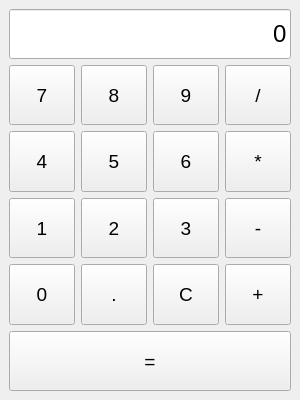
<?xml version="1.0" encoding="UTF-8"?>
<ui version="4.0">
 <class>CalculatorWindow</class>
 <widget class="QMainWindow" name="CalculatorWindow">
  <property name="geometry">
   <rect>
    <x>0</x>
    <y>0</y>
    <width>300</width>
    <height>400</height>
   </rect>
  </property>
  <property name="windowTitle">
   <string>Calculadora PyQt5</string>
  </property>
  <property name="minimumSize">
   <size>
    <width>300</width>
    <height>400</height>
   </size>
  </property>
  <property name="maximumSize">
   <size>
    <width>300</width>
    <height>400</height>
   </size>
  </property>
  <widget class="QWidget" name="centralwidget">
   <layout class="QVBoxLayout" name="verticalLayout">
    <item>
     <widget class="QLineEdit" name="display">
      <property name="minimumSize">
       <size>
        <width>0</width>
        <height>50</height>
       </size>
      </property>
      <property name="font">
       <font>
        <family>Arial</family>
        <pointsize>18</pointsize>
       </font>
      </property>
      <property name="text">
       <string>0</string>
      </property>
      <property name="alignment">
       <set>Qt::AlignRight|Qt::AlignTrailing|Qt::AlignVCenter</set>
      </property>
      <property name="readOnly">
       <bool>true</bool>
      </property>
     </widget>
    </item>
    <item>
     <layout class="QGridLayout" name="gridLayout">
      <item row="0" column="0">
       <widget class="QPushButton" name="button7">
        <property name="sizePolicy">
         <sizepolicy hsizetype="Expanding" vsizetype="Expanding">
          <horstretch>0</horstretch>
          <verstretch>0</verstretch>
         </sizepolicy>
        </property>
        <property name="font">
         <font>
          <family>Arial</family>
          <pointsize>14</pointsize>
         </font>
        </property>
        <property name="text">
         <string>7</string>
        </property>
       </widget>
      </item>
      <item row="0" column="1">
       <widget class="QPushButton" name="button8">
        <property name="sizePolicy">
         <sizepolicy hsizetype="Expanding" vsizetype="Expanding">
          <horstretch>0</horstretch>
          <verstretch>0</verstretch>
         </sizepolicy>
        </property>
        <property name="font">
         <font>
          <family>Arial</family>
          <pointsize>14</pointsize>
         </font>
        </property>
        <property name="text">
         <string>8</string>
        </property>
       </widget>
      </item>
      <item row="0" column="2">
       <widget class="QPushButton" name="button9">
        <property name="sizePolicy">
         <sizepolicy hsizetype="Expanding" vsizetype="Expanding">
          <horstretch>0</horstretch>
          <verstretch>0</verstretch>
         </sizepolicy>
        </property>
        <property name="font">
         <font>
          <family>Arial</family>
          <pointsize>14</pointsize>
         </font>
        </property>
        <property name="text">
         <string>9</string>
        </property>
       </widget>
      </item>
      <item row="0" column="3">
       <widget class="QPushButton" name="buttonDivide">
        <property name="sizePolicy">
         <sizepolicy hsizetype="Expanding" vsizetype="Expanding">
          <horstretch>0</horstretch>
          <verstretch>0</verstretch>
         </sizepolicy>
        </property>
        <property name="font">
         <font>
          <family>Arial</family>
          <pointsize>14</pointsize>
         </font>
        </property>
        <property name="text">
         <string>/</string>
        </property>
       </widget>
      </item>
      <item row="1" column="0">
       <widget class="QPushButton" name="button4">
        <property name="sizePolicy">
         <sizepolicy hsizetype="Expanding" vsizetype="Expanding">
          <horstretch>0</horstretch>
          <verstretch>0</verstretch>
         </sizepolicy>
        </property>
        <property name="font">
         <font>
          <family>Arial</family>
          <pointsize>14</pointsize>
         </font>
        </property>
        <property name="text">
         <string>4</string>
        </property>
       </widget>
      </item>
      <item row="1" column="1">
       <widget class="QPushButton" name="button5">
        <property name="sizePolicy">
         <sizepolicy hsizetype="Expanding" vsizetype="Expanding">
          <horstretch>0</horstretch>
          <verstretch>0</verstretch>
         </sizepolicy>
        </property>
        <property name="font">
         <font>
          <family>Arial</family>
          <pointsize>14</pointsize>
         </font>
        </property>
        <property name="text">
         <string>5</string>
        </property>
       </widget>
      </item>
      <item row="1" column="2">
       <widget class="QPushButton" name="button6">
        <property name="sizePolicy">
         <sizepolicy hsizetype="Expanding" vsizetype="Expanding">
          <horstretch>0</horstretch>
          <verstretch>0</verstretch>
         </sizepolicy>
        </property>
        <property name="font">
         <font>
          <family>Arial</family>
          <pointsize>14</pointsize>
         </font>
        </property>
        <property name="text">
         <string>6</string>
        </property>
       </widget>
      </item>
      <item row="1" column="3">
       <widget class="QPushButton" name="buttonMultiply">
        <property name="sizePolicy">
         <sizepolicy hsizetype="Expanding" vsizetype="Expanding">
          <horstretch>0</horstretch>
          <verstretch>0</verstretch>
         </sizepolicy>
        </property>
        <property name="font">
         <font>
          <family>Arial</family>
          <pointsize>14</pointsize>
         </font>
        </property>
        <property name="text">
         <string>*</string>
        </property>
       </widget>
      </item>
      <item row="2" column="0">
       <widget class="QPushButton" name="button1">
        <property name="sizePolicy">
         <sizepolicy hsizetype="Expanding" vsizetype="Expanding">
          <horstretch>0</horstretch>
          <verstretch>0</verstretch>
         </sizepolicy>
        </property>
        <property name="font">
         <font>
          <family>Arial</family>
          <pointsize>14</pointsize>
         </font>
        </property>
        <property name="text">
         <string>1</string>
        </property>
       </widget>
      </item>
      <item row="2" column="1">
       <widget class="QPushButton" name="button2">
        <property name="sizePolicy">
         <sizepolicy hsizetype="Expanding" vsizetype="Expanding">
          <horstretch>0</horstretch>
          <verstretch>0</verstretch>
         </sizepolicy>
        </property>
        <property name="font">
         <font>
          <family>Arial</family>
          <pointsize>14</pointsize>
         </font>
        </property>
        <property name="text">
         <string>2</string>
        </property>
       </widget>
      </item>
      <item row="2" column="2">
       <widget class="QPushButton" name="button3">
        <property name="sizePolicy">
         <sizepolicy hsizetype="Expanding" vsizetype="Expanding">
          <horstretch>0</horstretch>
          <verstretch>0</verstretch>
         </sizepolicy>
        </property>
        <property name="font">
         <font>
          <family>Arial</family>
          <pointsize>14</pointsize>
         </font>
        </property>
        <property name="text">
         <string>3</string>
        </property>
       </widget>
      </item>
      <item row="2" column="3">
       <widget class="QPushButton" name="buttonSubtract">
        <property name="sizePolicy">
         <sizepolicy hsizetype="Expanding" vsizetype="Expanding">
          <horstretch>0</horstretch>
          <verstretch>0</verstretch>
         </sizepolicy>
        </property>
        <property name="font">
         <font>
          <family>Arial</family>
          <pointsize>14</pointsize>
         </font>
        </property>
        <property name="text">
         <string>-</string>
        </property>
       </widget>
      </item>
      <item row="3" column="0">
       <widget class="QPushButton" name="button0">
        <property name="sizePolicy">
         <sizepolicy hsizetype="Expanding" vsizetype="Expanding">
          <horstretch>0</horstretch>
          <verstretch>0</verstretch>
         </sizepolicy>
        </property>
        <property name="font">
         <font>
          <family>Arial</family>
          <pointsize>14</pointsize>
         </font>
        </property>
        <property name="text">
         <string>0</string>
        </property>
       </widget>
      </item>
      <item row="3" column="1">
       <widget class="QPushButton" name="buttonDecimal">
        <property name="sizePolicy">
         <sizepolicy hsizetype="Expanding" vsizetype="Expanding">
          <horstretch>0</horstretch>
          <verstretch>0</verstretch>
         </sizepolicy>
        </property>
        <property name="font">
         <font>
          <family>Arial</family>
          <pointsize>14</pointsize>
         </font>
        </property>
        <property name="text">
         <string>.</string>
        </property>
       </widget>
      </item>
      <item row="3" column="2">
       <widget class="QPushButton" name="buttonClear">
        <property name="sizePolicy">
         <sizepolicy hsizetype="Expanding" vsizetype="Expanding">
          <horstretch>0</horstretch>
          <verstretch>0</verstretch>
         </sizepolicy>
        </property>
        <property name="font">
         <font>
          <family>Arial</family>
          <pointsize>14</pointsize>
         </font>
        </property>
        <property name="text">
         <string>C</string>
        </property>
       </widget>
      </item>
      <item row="3" column="3">
       <widget class="QPushButton" name="buttonAdd">
        <property name="sizePolicy">
         <sizepolicy hsizetype="Expanding" vsizetype="Expanding">
          <horstretch>0</horstretch>
          <verstretch>0</verstretch>
         </sizepolicy>
        </property>
        <property name="font">
         <font>
          <family>Arial</family>
          <pointsize>14</pointsize>
         </font>
        </property>
        <property name="text">
         <string>+</string>
        </property>
       </widget>
      </item>
      <item row="4" column="0" colspan="4">
       <widget class="QPushButton" name="buttonEquals">
        <property name="sizePolicy">
         <sizepolicy hsizetype="Expanding" vsizetype="Expanding">
          <horstretch>0</horstretch>
          <verstretch>0</verstretch>
         </sizepolicy>
        </property>
        <property name="font">
         <font>
          <family>Arial</family>
          <pointsize>14</pointsize>
         </font>
        </property>
        <property name="text">
         <string>=</string>
        </property>
       </widget>
      </item>
     </layout>
    </item>
   </layout>
  </widget>
 </widget>
 <resources/>
 <connections/>
</ui>
